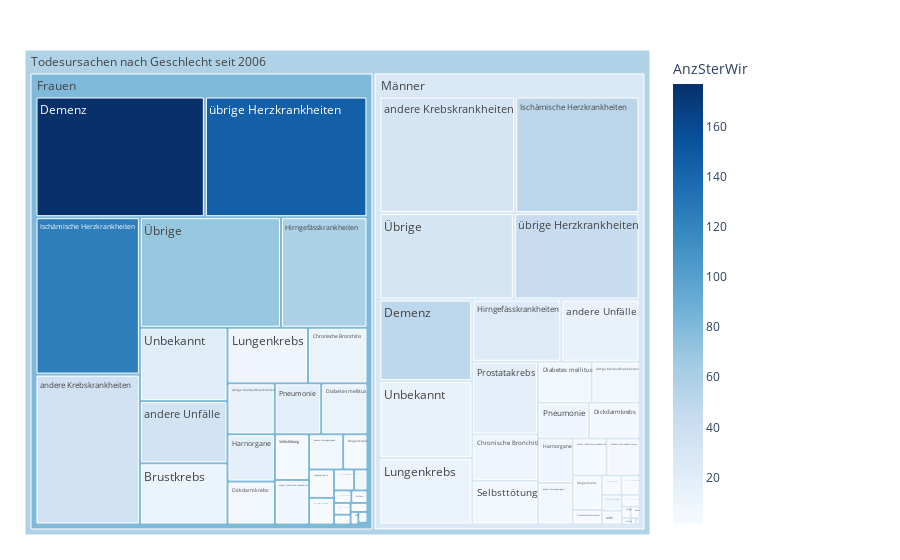

The cell this chart's notebook holds for it:
### Code cell
df = mySelYearsSeit2006
fig = px.treemap(df, path=[px.Constant("Todesursachen nach Geschlecht seit 2006"), 'Geschlecht', 'Todesursache'], values='AnzSterWir',
                color='AnzSterWir', hover_data=['Todesursache'],
                color_continuous_scale='blues')
                #color_continuous_midpoint=np.average(df['AnzBestWir'], weights=df['AnzBestWir']))
fig.update_traces(root_color="lightgrey")
fig.update_layout(margin = dict(t=50, l=25, r=250, b=25))
fig.show()

### Figure 1 — Plotly figure (JSON) as saved in the notebook; plotly's stock layout.template omitted (floating-point values rounded to 4 significant figures; data arrays with more than 128 entries replaced by an {"elided": "..."} marker saying what was removed)
{"data": [{"branchvalues": "total", "customdata": {"elided": "67x2 mixed values"}, "domain": {"x": [0, 1], "y": [0, 1]}, "hovertemplate": "labels=%{label}<br>AnzSterWir_sum=%{value}<br>parent=%{parent}<br>id=%{id}<br>Todesursache=%{customdata[0]}<br>AnzSterWir=%{color}<extra></extra>", "ids": ["Todesursachen nach Geschlecht seit 2006/Frauen/AIDS", "Todesursachen nach Geschlecht seit 2006/Männer/AIDS", "Todesursachen nach Geschlecht seit 2006/Frauen/Alkoholische Leberzirrhose", "Todesursachen nach Geschlecht seit 2006/Männer/Alkoholische Leberzirrhose", "Todesursachen nach Geschlecht seit 2006/Frauen/Asthma", "Todesursachen nach Geschlecht seit 2006/Männer/Asthma", "Todesursachen nach Geschlecht seit 2006/Frauen/Brustkrebs", "Todesursachen nach Geschlecht seit 2006/Männer/Brustkrebs", "Todesursachen nach Geschlecht seit 2006/Frauen/Chronische Bronchitis", "Todesursachen nach Geschlecht seit 2006/Männer/Chronische Bronchitis", "Todesursachen nach Geschlecht seit 2006/Frauen/Demenz", "Todesursachen nach Geschlecht seit 2006/Männer/Demenz", "Todesursachen nach Geschlecht seit 2006/Frauen/Diabetes mellitus", "Todesursachen nach Geschlecht seit 2006/Männer/Diabetes mellitus", "Todesursachen nach Geschlecht seit 2006/Frauen/Dickdarmkrebs", "Todesursachen nach Geschlecht seit 2006/Männer/Dickdarmkrebs", "Todesursachen nach Geschlecht seit 2006/Frauen/Gebärmutterhalskrebs", "Todesursachen nach Geschlecht seit 2006/Frauen/Grippe", "Todesursachen nach Geschlecht seit 2006/Männer/Grippe", "Todesursachen nach Geschlecht seit 2006/Frauen/Harnorgane", "Todesursachen nach Geschlecht seit 2006/Männer/Harnorgane", "Todesursachen nach Geschlecht seit 2006/Frauen/Hirngefässkrankheiten", "Todesursachen nach Geschlecht seit 2006/Männer/Hirngefässkrankheiten", "Todesursachen nach Geschlecht seit 2006/Frauen/Ischämische Herzkrankheiten", "Todesursachen nach Geschlecht seit 2006/Männer/Ischämische Herzkrankheiten", "Todesursachen nach Geschlecht seit 2006/Frauen/Kongenitale Missbildungen", "Todesursachen nach Geschlecht seit 2006/Männer/Kongenitale Missbildungen", "Todesursachen nach Geschlecht seit 2006/Frauen/Lungenembolie", "Todesursachen nach Geschlecht seit 2006/Männer/Lungenembolie", "Todesursachen nach Geschlecht seit 2006/Frauen/Lungenkrebs", "Todesursachen nach Geschlecht seit 2006/Männer/Lungenkrebs", "Todesursachen nach Geschlecht seit 2006/Frauen/Magenkrebs", "Todesursachen nach Geschlecht seit 2006/Männer/Magenkrebs", "Todesursachen nach Geschlecht seit 2006/Frauen/Mord", "Todesursachen nach Geschlecht seit 2006/Männer/Mord", "Todesursachen nach Geschlecht seit 2006/Frauen/Perinatale Todesursachen", "Todesursachen nach Geschlecht seit 2006/Männer/Perinatale Todesursachen", "Todesursachen nach Geschlecht seit 2006/Frauen/Pneumonie", "Todesursachen nach Geschlecht seit 2006/Männer/Pneumonie", "Todesursachen nach Geschlecht seit 2006/Männer/Prostatakrebs", "Todesursachen nach Geschlecht seit 2006/Frauen/Selbsttötung", "Todesursachen nach Geschlecht seit 2006/Männer/Selbsttötung", "Todesursachen nach Geschlecht seit 2006/Frauen/Strassenverkehrsunfälle", "Todesursachen nach Geschlecht seit 2006/Männer/Strassenverkehrsunfälle", "Todesursachen nach Geschlecht seit 2006/Frauen/Tuberkulose", "Todesursachen nach Geschlecht seit 2006/Männer/Tuberkulose", "Todesursachen nach Geschlecht seit 2006/Frauen/Unbekannt", "Todesursachen nach Geschlecht seit 2006/Männer/Unbekannt", "Todesursachen nach Geschlecht seit 2006/Frauen/andere Atmungsorgane", "Todesursachen nach Geschlecht seit 2006/Männer/andere Atmungsorgane", "Todesursachen nach Geschlecht seit 2006/Frauen/andere Gewalteinwirkungen", "Todesursachen nach Geschlecht seit 2006/Männer/andere Gewalteinwirkungen", "Todesursachen nach Geschlecht seit 2006/Frauen/andere Krebskrankheiten", "Todesursachen nach Geschlecht seit 2006/Männer/andere Krebskrankheiten", "Todesursachen nach Geschlecht seit 2006/Frauen/andere Unfälle", "Todesursachen nach Geschlecht seit 2006/Männer/andere Unfälle", "Todesursachen nach Geschlecht seit 2006/Frauen/andere infektiöse Krankheiten", "Todesursachen nach Geschlecht seit 2006/Männer/andere infektiöse Krankheiten", "Todesursachen nach Geschlecht seit 2006/Frauen/Übrige", "Todesursachen nach Geschlecht seit 2006/Männer/Übrige", "Todesursachen nach Geschlecht seit 2006/Frauen/übrige Herzkrankheiten", "Todesursachen nach Geschlecht seit 2006/Männer/übrige Herzkrankheiten", "Todesursachen nach Geschlecht seit 2006/Frauen/übrige Kreislaufkrankheiten", "Todesursachen nach Geschlecht seit 2006/Männer/übrige Kreislaufkrankheiten", "Todesursachen nach Geschlecht seit 2006/Frauen", "Todesursachen nach Geschlecht seit 2006/Männer", "Todesursachen nach Geschlecht seit 2006"], "labels": ["AIDS", "AIDS", "Alkoholische Leberzirrhose", "Alkoholische Leberzirrhose", "Asthma", "Asthma", "Brustkrebs", "Brustkrebs", "Chronische Bronchitis", "Chronische Bronchitis", "Demenz", "Demenz", "Diabetes mellitus", "Diabetes mellitus", "Dickdarmkrebs", "Dickdarmkrebs", "Gebärmutterhalskrebs", "Grippe", "Grippe", "Harnorgane", "Harnorgane", "Hirngefässkrankheiten", "Hirngefässkrankheiten", "Ischämische Herzkrankheiten", "Ischämische Herzkrankheiten", "Kongenitale Missbildungen", "Kongenitale Missbildungen", "Lungenembolie", "Lungenembolie", "Lungenkrebs", "Lungenkrebs", "Magenkrebs", "Magenkrebs", "Mord", "Mord", "Perinatale Todesursachen", "Perinatale Todesursachen", "Pneumonie", "Pneumonie", "Prostatakrebs", "Selbsttötung", "Selbsttötung", "Strassenverkehrsunfälle", "Strassenverkehrsunfälle", "Tuberkulose", "Tuberkulose", "Unbekannt", "Unbekannt", "andere Atmungsorgane", "andere Atmungsorgane", "andere Gewalteinwirkungen", "andere Gewalteinwirkungen", "andere Krebskrankheiten", "andere Krebskrankheiten", "andere Unfälle", "andere Unfälle", "andere infektiöse Krankheiten", "andere infektiöse Krankheiten", "Übrige", "Übrige", "übrige Herzkrankheiten", "übrige Herzkrankheiten", "übrige Kreislaufkrankheiten", "übrige Kreislaufkrankheiten", "Frauen", "Männer", "Todesursachen nach Geschlecht seit 2006"], "marker": {"coloraxis": "coloraxis", "colors": [1.444, 2.373, 2.443, 4.471, 1.649, 1.182, 11.75, 1, 11.46, 8.937, 177.0, 50.17, 12.48, 6.961, 6.627, 4.648, 1.15, 2.8, 1.421, 17.09, 9.28, 59.1, 22.59, 124.6, 51.18, 1.857, 2.046, 3.892, 1.943, 9.303, 12.46, 3.204, 2.882, 1.444, 1.211, 7.462, 7.881, 19.25, 9.077, 18.16, 4.422, 7.038, 1.278, 1.759, 1, 1, 20.87, 13.93, 6.864, 6.451, 1.571, 1.308, 36.61, 30.63, 33.63, 13.19, 7.236, 4.339, 70.23, 31.22, 144.6, 44.17, 14.35, 5.997, 80.22, 27.35, 56.87]}, "name": "", "parents": ["Todesursachen nach Geschlecht seit 2006/Frauen", "Todesursachen nach Geschlecht seit 2006/Männer", "Todesursachen nach Geschlecht seit 2006/Frauen", "Todesursachen nach Geschlecht seit 2006/Männer", "Todesursachen nach Geschlecht seit 2006/Frauen", "Todesursachen nach Geschlecht seit 2006/Männer", "Todesursachen nach Geschlecht seit 2006/Frauen", "Todesursachen nach Geschlecht seit 2006/Männer", "Todesursachen nach Geschlecht seit 2006/Frauen", "Todesursachen nach Geschlecht seit 2006/Männer", "Todesursachen nach Geschlecht seit 2006/Frauen", "Todesursachen nach Geschlecht seit 2006/Männer", "Todesursachen nach Geschlecht seit 2006/Frauen", "Todesursachen nach Geschlecht seit 2006/Männer", "Todesursachen nach Geschlecht seit 2006/Frauen", "Todesursachen nach Geschlecht seit 2006/Männer", "Todesursachen nach Geschlecht seit 2006/Frauen", "Todesursachen nach Geschlecht seit 2006/Frauen", "Todesursachen nach Geschlecht seit 2006/Männer", "Todesursachen nach Geschlecht seit 2006/Frauen", "Todesursachen nach Geschlecht seit 2006/Männer", "Todesursachen nach Geschlecht seit 2006/Frauen", "Todesursachen nach Geschlecht seit 2006/Männer", "Todesursachen nach Geschlecht seit 2006/Frauen", "Todesursachen nach Geschlecht seit 2006/Männer", "Todesursachen nach Geschlecht seit 2006/Frauen", "Todesursachen nach Geschlecht seit 2006/Männer", "Todesursachen nach Geschlecht seit 2006/Frauen", "Todesursachen nach Geschlecht seit 2006/Männer", "Todesursachen nach Geschlecht seit 2006/Frauen", "Todesursachen nach Geschlecht seit 2006/Männer", "Todesursachen nach Geschlecht seit 2006/Frauen", "Todesursachen nach Geschlecht seit 2006/Männer", "Todesursachen nach Geschlecht seit 2006/Frauen", "Todesursachen nach Geschlecht seit 2006/Männer", "Todesursachen nach Geschlecht seit 2006/Frauen", "Todesursachen nach Geschlecht seit 2006/Männer", "Todesursachen nach Geschlecht seit 2006/Frauen", "Todesursachen nach Geschlecht seit 2006/Männer", "Todesursachen nach Geschlecht seit 2006/Männer", "Todesursachen nach Geschlecht seit 2006/Frauen", "Todesursachen nach Geschlecht seit 2006/Männer", "Todesursachen nach Geschlecht seit 2006/Frauen", "Todesursachen nach Geschlecht seit 2006/Männer", "Todesursachen nach Geschlecht seit 2006/Frauen", "Todesursachen nach Geschlecht seit 2006/Männer", "Todesursachen nach Geschlecht seit 2006/Frauen", "Todesursachen nach Geschlecht seit 2006/Männer", "Todesursachen nach Geschlecht seit 2006/Frauen", "Todesursachen nach Geschlecht seit 2006/Männer", "Todesursachen nach Geschlecht seit 2006/Frauen", "Todesursachen nach Geschlecht seit 2006/Männer", "Todesursachen nach Geschlecht seit 2006/Frauen", "Todesursachen nach Geschlecht seit 2006/Männer", "Todesursachen nach Geschlecht seit 2006/Frauen", "Todesursachen nach Geschlecht seit 2006/Männer", "Todesursachen nach Geschlecht seit 2006/Frauen", "Todesursachen nach Geschlecht seit 2006/Männer", "Todesursachen nach Geschlecht seit 2006/Frauen", "Todesursachen nach Geschlecht seit 2006/Männer", "Todesursachen nach Geschlecht seit 2006/Frauen", "Todesursachen nach Geschlecht seit 2006/Männer", "Todesursachen nach Geschlecht seit 2006/Frauen", "Todesursachen nach Geschlecht seit 2006/Männer", "Todesursachen nach Geschlecht seit 2006", "Todesursachen nach Geschlecht seit 2006", ""], "root": {"color": "lightgrey"}, "type": "treemap", "values": [18, 51, 122, 227, 37, 11, 986, 4, 608, 567, 3762, 1406, 433, 407, 375, 335, 40, 30, 19, 413, 286, 1760, 1028, 3025, 2693, 77, 65, 130, 70, 824, 1146, 157, 187, 18, 19, 52, 59, 435, 339, 889, 287, 533, 36, 79, 3, 6, 1183, 1330, 221, 266, 28, 39, 2880, 2941, 1003, 904, 280, 233, 2871, 2160, 3612, 2020, 443, 365, 26149, 20684, 46833]}], "layout": {"autosize": true, "coloraxis": {"colorbar": {"title": {"text": "AnzSterWir"}}, "colorscale": [[0, "rgb(247,251,255)"], [0.125, "rgb(222,235,247)"], [0.25, "rgb(198,219,239)"], [0.375, "rgb(158,202,225)"], [0.5, "rgb(107,174,214)"], [0.625, "rgb(66,146,198)"], [0.75, "rgb(33,113,181)"], [0.875, "rgb(8,81,156)"], [1, "rgb(8,48,107)"]]}, "legend": {"tracegroupgap": 0}, "margin": {"b": 25, "l": 25, "r": 250, "t": 50}}}
